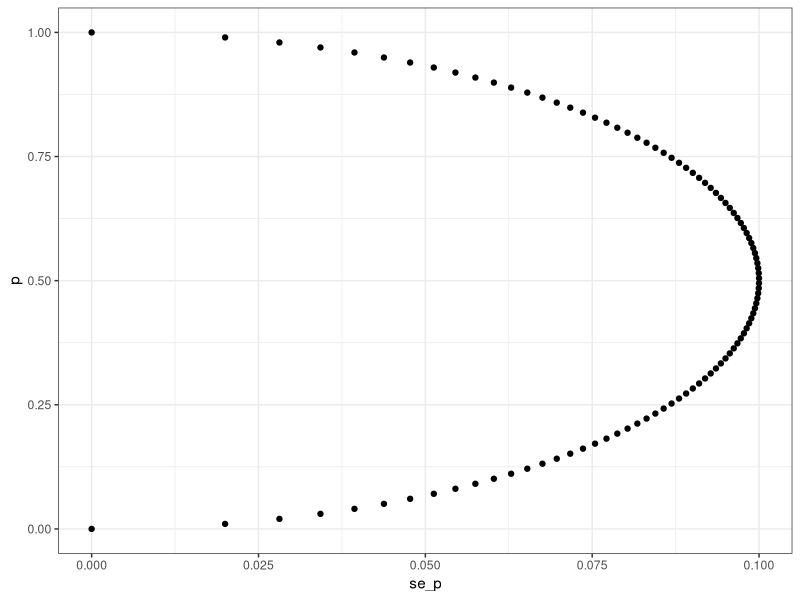
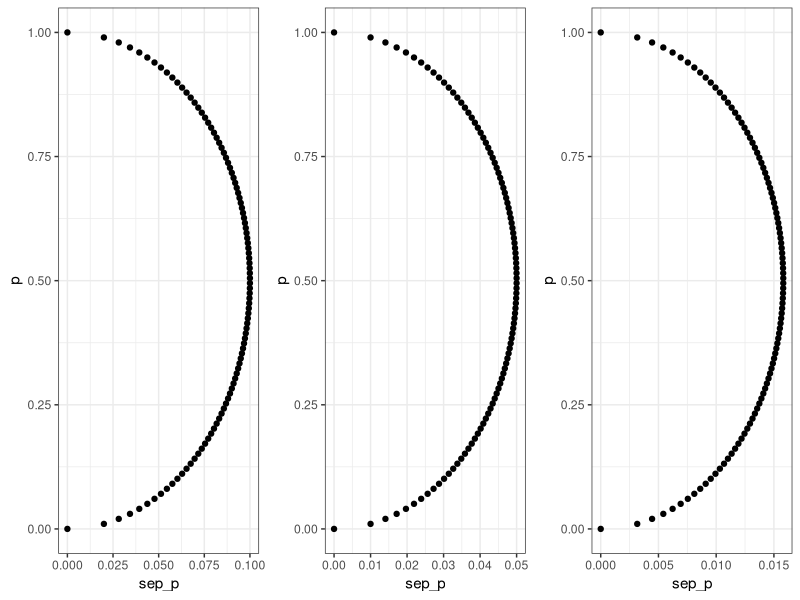
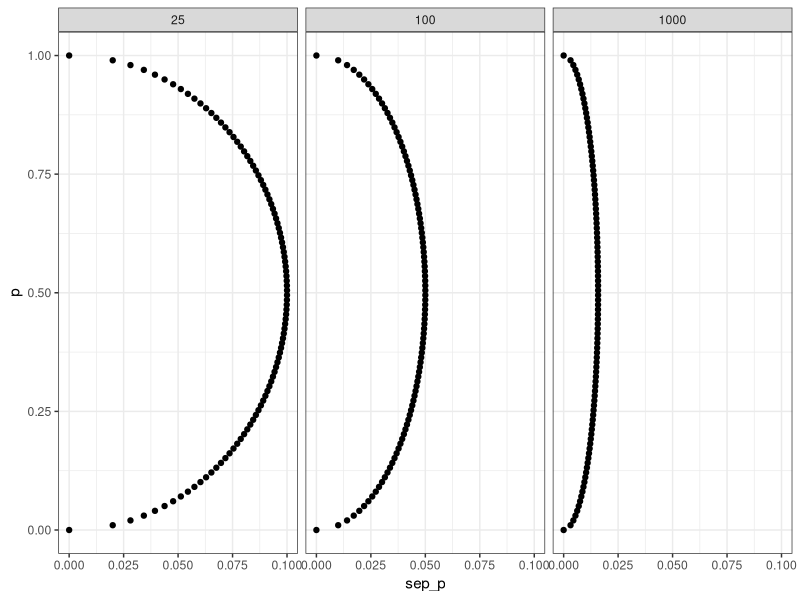

Source code (R) for these figures, in order:
## ---- chunk 1
p <- seq(0, 1, length = 100)
p
N <- 25
se_p <- sqrt(p*(1-p) / N)
se_p

library(ggplot2)
dat <- data.frame(p = p, sep_p = se_p)
ggplot(dat) + 
  geom_point(aes(x = se_p, y = p)) + 
  theme_bw()

## ---- chunk 2
library(gridExtra)
N <- c(25, 100, 1000)
g <- NULL

for (i in 1:length(N)) {
  p <- seq(0, 1, length = 100)
  se_p <- sqrt(p*(1-p) / N[i])
  dat <- data.frame(p = p, sep_p = se_p)
  
  g[[i]] <- 
    ggplot(dat, aes(x = sep_p, y = p)) + 
    geom_point() + 
    theme_bw()
}

grid.arrange(grobs = g, ncol= 3)

# X axis is different on plots !! 
# As larger N, standard error is smaller. 

## ---- chunk 3
library(gridExtra)
N <- c(25, 100, 1000)
dat <- NULL

for (i in 1:length(N)) {
  p <- seq(0, 1, length = 100)
  se_p <- sqrt(p*(1-p) / N[i])
  tmp <- data.frame(p = p, sep_p = se_p, N = N[i])
  dat <- rbind(dat, tmp)
}

ggplot(dat, aes(x = sep_p, y = p)) +
  geom_point() + 
  facet_wrap(~N) +
  theme_bw()

# As larger N, standard error is smaller. 

## ---- chunk 4
N <- 25
p <- 0.45
sqrt(p*(1-p) + p*(1-p))/N

#maddy comment: I think the N should be included in the square root here!
#if we recalculate the SE with square rooted N:
sqrt((p*(1-p) + p*(1-p))/N)
#now the SE is 0.14, which is larger than d
## ---- chunk 5
# c ? 
#Maddy: per my answer above, I think b is correct!

